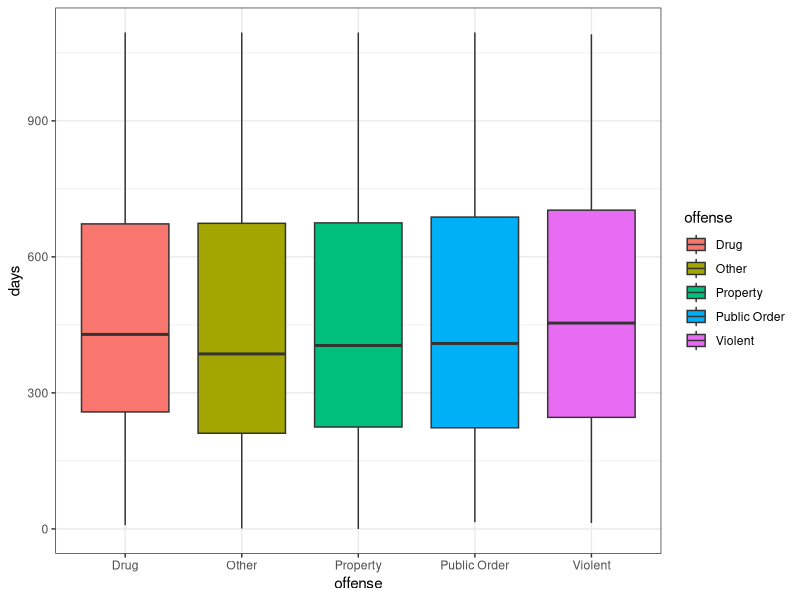

This figure's R source:
## ---- chunk 1
library(tidyverse)
library(dplyr)
library(ggplot2)
## ---- chunk 2
original <- c(1, 2, 4, 5, 6, 8, 11, 15)
orig <- data.frame(original)

orig %>% 
  mutate(squareroot = sqrt(original)) %>% 
  summarize(meanOrig = mean(original),
            medianOrig = median(original), 
            meanSqrt = mean(squareroot),
            medianSqrt = median(squareroot))

# original set of numbers, mean = 6.5 and median = 5.5
# square root of the numbers, mean = 2.39 and median = 2.34

# The mean and median of the two sets of number are not the same

## ---- chunk 3
recidivism <- read_csv("3-Year_Recidivism_for_Offenders_Released_from_Prison_in_Iowa.csv")

recidivism <- recidivism %>% 
  rename(offense = "Offense Type",
         days = "Days to Return") %>% 
  group_by(offense)

ggplot(recidivism, aes(x = offense, y = days)) +
  geom_boxplot(aes(fill = offense)) +
  theme_bw()

#1 - The distributions of days of recidivism for each of the offenses seem to have similar interquartile ranges.
#2 - The median of the distributions of days to recidivism for each of the offenses are roughly between 300 and 450 days.
#3 - For each of the offenses, the third quartile for days of recidivism is roughly similar (between 600 and 750 days).

recidivism %>% 
  group_by(offense) %>% 
  summarize(firstQ = fivenum(days)[2], 
            secondQ = fivenum(days)[3],
            thirdQ = fivenum(days)[4])


quantile(recidivism$days, na.rm = TRUE)
